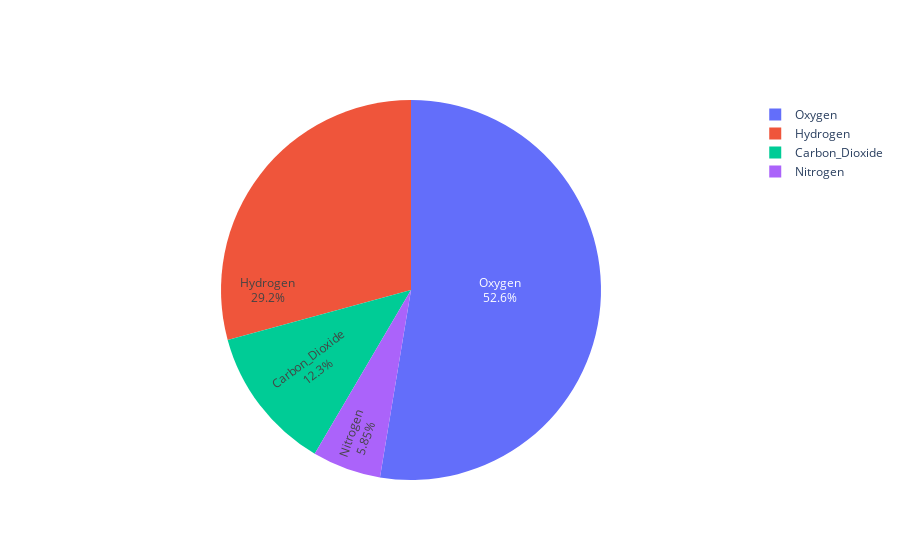

Notebook source saved alongside this figure:
### Markdown cell above
<div id="pie">
    <h2>Interacting with Pie Charts</h2>
</div>

### Code cell
labels = ['Oxygen','Hydrogen','Carbon_Dioxide','Nitrogen']
values = [4500, 2500, 1053, 500]

fig = go.Figure(data=[go.Pie(labels=labels, values=values, textinfo='label+percent',
                             insidetextorientation='radial'
                            )])
fig.show()

### Figure 1 — Plotly figure (JSON) as saved in the notebook; plotly's stock layout.template omitted (floating-point values rounded to 4 significant figures)
{"data": [{"insidetextorientation": "radial", "labels": ["Oxygen", "Hydrogen", "Carbon_Dioxide", "Nitrogen"], "textinfo": "label+percent", "type": "pie", "values": [4500, 2500, 1053, 500]}], "layout": {}}
